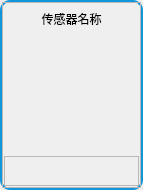
<?xml version="1.0" encoding="UTF-8"?>
<ui version="4.0">
 <class>sourcecard_ui</class>
 <widget class="QWidget" name="sourcecard_ui">
  <property name="geometry">
   <rect>
    <x>0</x>
    <y>0</y>
    <width>143</width>
    <height>190</height>
   </rect>
  </property>
  <property name="minimumSize">
   <size>
    <width>143</width>
    <height>190</height>
   </size>
  </property>
  <property name="maximumSize">
   <size>
    <width>143</width>
    <height>190</height>
   </size>
  </property>
  <property name="windowTitle">
   <string>Form</string>
  </property>
  <layout class="QVBoxLayout" name="verticalLayout">
   <property name="spacing">
    <number>0</number>
   </property>
   <property name="leftMargin">
    <number>0</number>
   </property>
   <property name="topMargin">
    <number>0</number>
   </property>
   <property name="rightMargin">
    <number>0</number>
   </property>
   <property name="bottomMargin">
    <number>0</number>
   </property>
   <item>
    <widget class="QFrame" name="frame">
     <property name="minimumSize">
      <size>
       <width>0</width>
       <height>0</height>
      </size>
     </property>
     <property name="styleSheet">
      <string notr="true">#frame
{
border: 2px solid #1296db;
border-radius:10px
}</string>
     </property>
     <property name="frameShape">
      <enum>QFrame::StyledPanel</enum>
     </property>
     <property name="frameShadow">
      <enum>QFrame::Raised</enum>
     </property>
     <layout class="QVBoxLayout" name="verticalLayout_2">
      <property name="spacing">
       <number>0</number>
      </property>
      <property name="leftMargin">
       <number>0</number>
      </property>
      <property name="topMargin">
       <number>0</number>
      </property>
      <property name="rightMargin">
       <number>0</number>
      </property>
      <property name="bottomMargin">
       <number>0</number>
      </property>
      <item>
       <widget class="QFrame" name="frame_2">
        <property name="sizePolicy">
         <sizepolicy hsizetype="Preferred" vsizetype="Expanding">
          <horstretch>0</horstretch>
          <verstretch>8</verstretch>
         </sizepolicy>
        </property>
        <property name="frameShape">
         <enum>QFrame::StyledPanel</enum>
        </property>
        <property name="frameShadow">
         <enum>QFrame::Raised</enum>
        </property>
        <layout class="QVBoxLayout" name="verticalLayout_3">
         <property name="spacing">
          <number>0</number>
         </property>
         <property name="leftMargin">
          <number>1</number>
         </property>
         <property name="topMargin">
          <number>1</number>
         </property>
         <property name="rightMargin">
          <number>1</number>
         </property>
         <property name="bottomMargin">
          <number>1</number>
         </property>
         <item>
          <widget class="QLabel" name="label_source_name">
           <property name="sizePolicy">
            <sizepolicy hsizetype="Preferred" vsizetype="Expanding">
             <horstretch>0</horstretch>
             <verstretch>2</verstretch>
            </sizepolicy>
           </property>
           <property name="styleSheet">
            <string notr="true">font: 12pt &quot;小米兰亭&quot;;</string>
           </property>
           <property name="text">
            <string>传感器名称</string>
           </property>
           <property name="alignment">
            <set>Qt::AlignCenter</set>
           </property>
          </widget>
         </item>
         <item>
          <widget class="QLabel" name="label_">
           <property name="sizePolicy">
            <sizepolicy hsizetype="Preferred" vsizetype="Expanding">
             <horstretch>0</horstretch>
             <verstretch>8</verstretch>
            </sizepolicy>
           </property>
           <property name="maximumSize">
            <size>
             <width>135</width>
             <height>135</height>
            </size>
           </property>
           <property name="text">
            <string/>
           </property>
           <property name="pixmap">
            <pixmap resource="sourcecard_src.qrc">:/新前缀/sensor.png</pixmap>
           </property>
           <property name="scaledContents">
            <bool>true</bool>
           </property>
           <property name="alignment">
            <set>Qt::AlignCenter</set>
           </property>
          </widget>
         </item>
         <item>
          <widget class="QFrame" name="frame_source_viewer">
           <property name="sizePolicy">
            <sizepolicy hsizetype="Preferred" vsizetype="Expanding">
             <horstretch>0</horstretch>
             <verstretch>2</verstretch>
            </sizepolicy>
           </property>
           <property name="frameShape">
            <enum>QFrame::StyledPanel</enum>
           </property>
           <property name="frameShadow">
            <enum>QFrame::Raised</enum>
           </property>
           <layout class="QVBoxLayout" name="verticalLayout_4">
            <property name="spacing">
             <number>0</number>
            </property>
            <property name="leftMargin">
             <number>0</number>
            </property>
            <property name="topMargin">
             <number>0</number>
            </property>
            <property name="rightMargin">
             <number>0</number>
            </property>
            <property name="bottomMargin">
             <number>0</number>
            </property>
           </layout>
          </widget>
         </item>
        </layout>
       </widget>
      </item>
     </layout>
    </widget>
   </item>
  </layout>
 </widget>
 <resources>
  <include location="sourcecard_src.qrc"/>
 </resources>
 <connections/>
</ui>
